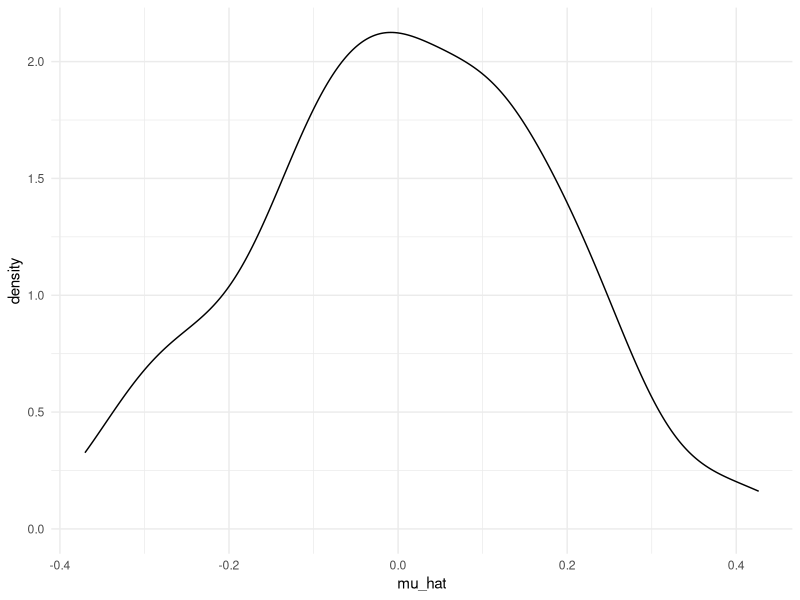
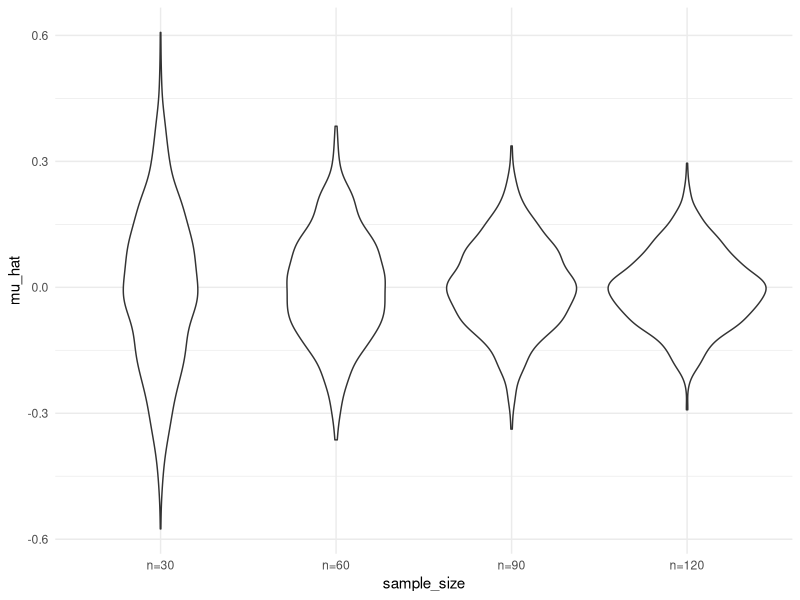
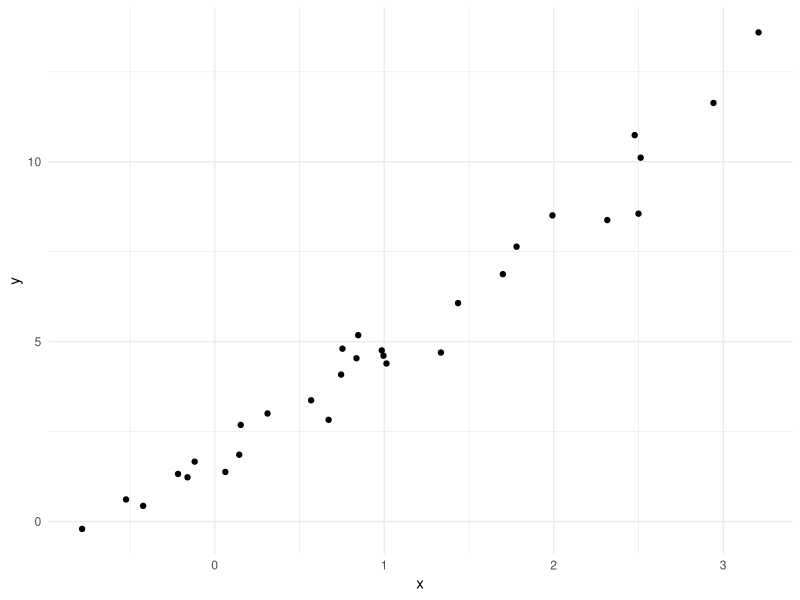
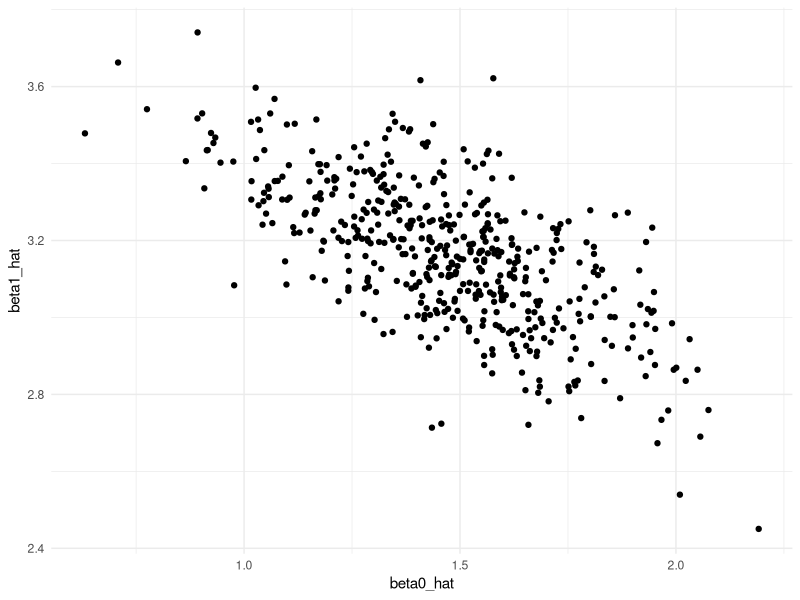
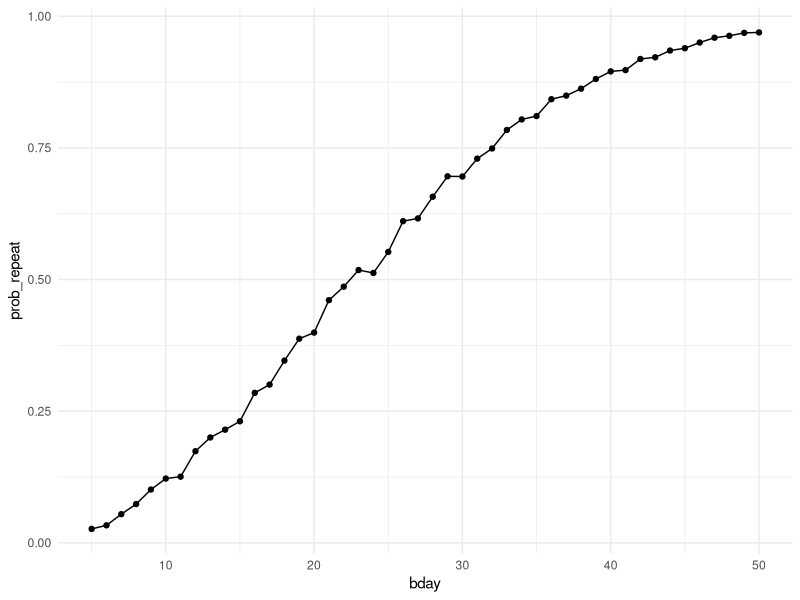

Generate these figures, in order, with R:
## ---- chunk 1
library(tidyverse)

knitr::opts_chunk$set(
	echo = TRUE,
	warning = FALSE,
  fig.width = 6,
  fig.asp = .6,
  out.width = "90%"
)

theme_set(theme_minimal() + theme(legend.position = "bottom"))

options(
  ggplot2.continuous.colour = "viridis",
  ggplot2.continuous.fill = "viridis"
)

scale_colour_discrete = scale_colour_viridis_d
scale_fill_discrete = scale_fill_viridis_d
## ---- chunk 2
library(tidyverse)
## ---- chunk 3
sim_mean_sd=function(n_subj){
  x=rnorm(n_subj, mean=0, sd=1)
  
  tibble(
    mu_hat=mean(x),
    sigma_hat=sd(x))
}
sim_mean_sd(n_subj=400)
## ---- chunk 4
output=vector("list", length=100)
for (i in 1:100) {
  output[[i]]=sim_mean_sd(30)#从总体中抽30个样本,算一次样本均值,重复100次
}

output |> bind_rows() |> #把list里的100个小tibble叠在一起
  ggplot(aes(x=mu_hat))+
  geom_density()
#根据CLT,分布近似正态, 均值接近总体均值
## ---- chunk 5
#更系统的验证
sim_results_df=
  expand_grid(#生成所有组合的实验设计表, 得到一个4000*2列的tibble
    sample_size=c(30,60,90,120),
    iter=1:1000
  ) |>
  mutate(
    results=map(sample_size, sim_mean_sd)
  ) |>
  unnest(results)
## ---- chunk 6
sim_results_df |>
  mutate(
    sample_size=str_c("n=", sample_size),
    sample_size=fct_inorder(sample_size)
  ) |>
  ggplot(aes(x=sample_size, y=mu_hat))+
  geom_violin()
## ---- chunk 7
sim_results_df |>
  group_by(sample_size) |>
  summarize(
    emp_mean=mean(mu_hat),
    emp_se=sd(mu_hat)
  )#用数字验证CLT, 样本均值的平均值接近总体均值
## ---- chunk 8
sim_df=
  tibble(
    x=rnorm(30,mean=1,sd=1),#x~Normal(1,1)
    y=2+3*x+rnorm(30,0,1)
  )
sim_df
## ---- chunk 9
sim_df |>
  ggplot(aes(x=x,y=y)) +
  geom_point()
## ---- chunk 10
slr_fit=lm(y~x,data=sim_df)#lm拟合线性回归,
coef(slr_fit)#coef输出估计的beta0 and beta1
## ---- chunk 11
sim_regression=function(n_subj, beta_0=1.46, beta_1=3.17) {#sample size=n_subj
  sim_df=
    tibble(
      x=rnorm(n_subj,mean=1,sd=1),
      y=beta_0+beta_1*x+rnorm(n_subj,0,1)
    )
  slr_fit=lm(y~x, data = sim_df)
  
  tibble(
    beta0_hat=coef(slr_fit)[1],
    beta1_hat=coef(slr_fit)[2]#长度为2的向量,c("intercept")和斜率
  )#把他们装进tibble,这样可以在for-loop或map里用bind_rows()合并
}

## ---- chunk 12
sim_regression(n_subj=30)
## ---- chunk 13
output=vector("list", length=500)

for (i in 1:500) {
  output[i]=sim_regression(n_subj=30)
}
output |>
  bind_rows()
## ---- chunk 14
slr_sim_results_df=
  expand_grid(
    sample_size=30,
    iter=1:500
  ) |>
  mutate(
    results=map(sample_size,sim_regression)
  ) |>
  unnest(results)
## ---- chunk 15
slr_sim_results_df |>
  ggplot(aes(x=beta0_hat, y=beta1_hat))+
  geom_point()
## ---- chunk 16
birthday=sample(1:365, 5, replace = TRUE)
repeated_bday=length(unique(birthday)) <5
repeated_bday
## ---- chunk 17
bday_sim=function(n_room){
  birthday=sample(1:365, n_room, replace = TRUE)
  repeated_bday=length(unique(birthday)) <n_room
  repeated_bday
}
bday_sim(20)
## ---- chunk 18
bday_sim_results=
  expand_grid(
    bday=5:50,
    iter=1:2500
  ) |>
  mutate(
    result=map_lgl(bday, bday_sim)
  ) |>
  group_by(bday) |>
  summarise(
    prob_repeat=mean(result)
  )
## ---- chunk 19
bday_sim_results |>
  ggplot(aes(x=bday, y=prob_repeat))+
  geom_point() +
  geom_line()
